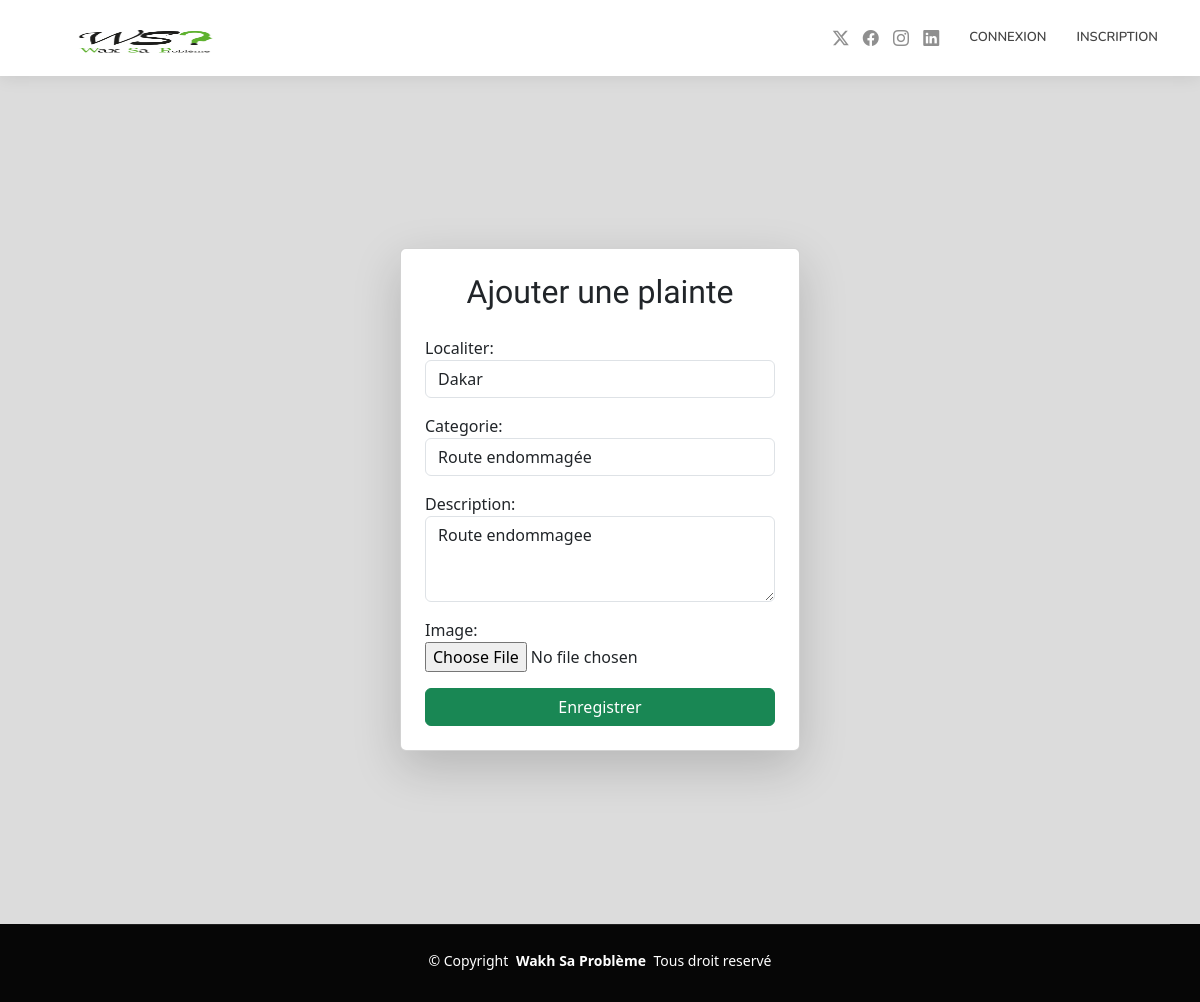
Screenshot of /modifier/1 with the database file from the repository.
### plainte/models.py (models this page shows, shortened)
class Plainte(models.Model):
    STATUT = [('En attente', 'En attente'),('En cours', 'En cours'),('Résolue', 'Résolue')]
    CATEGORIES = [('Route endommagée', 'Route endommagée'),('Coupure d\'eau', 'Coupure d\'eau'),('Problème d\'électricité', 'Problème d\'électricité'),('autre', 'Autre')]
    LOCALITER=[('Dakar','Dakar'),('Thies','Thies'),('Mbour','Mbour'),('Saint-louis','Saint-louis'),('Sedhiou','Sedhiou'),('Tambacounda','Tambacounda'),('Louga','Louga')]
    citoyen = models.ForeignKey(User, on_delete=models.CASCADE)
    categorie = models.CharField(max_length=50, choices=CATEGORIES, null=True)
    Localiter= models.CharField(max_length=40, choices=LOCALITER, null=False)
    image=models.ImageField(upload_to='media/', blank=True, null=True)
    description = models.TextField()
    statut = models.CharField(max_length=20, choices=STATUT, default='En attente')
    date_creation = models.DateTimeField(auto_now_add=True)

### plainte/views.py (the view)
# urls.py: path("modifier/<int:id>", Modifier, name='modifier'),
def Modifier (request, id):
    plainte= Plainte.objects.get(id=id)
    if request.method == 'POST':
        form = AjoutPlainte(request.POST,request.FILES, instance=plainte)
        if form.is_valid():
            plainte = form.save(commit=False)
            plainte.citoyen = request.user
            plainte.save()
            return redirect('index')
    else:
        form = AjoutPlainte(instance=plainte)
    return render(request, 'ajout_plainte.html', {'form': form, 'plainte':plainte})

### plainte/forms.py
class AjoutPlainte(forms.ModelForm):
    class Meta:
        model = Plainte
        fields = ['Localiter','categorie', 'description','image']
        widgets = {
             'Localiter': forms.Select(attrs={'class': 'form-control'}),
             'categorie': forms.Select(attrs={'class': 'form-control'}),
             'description': forms.Textarea(attrs={'class': 'form-control', 'rows': 3}),
             'image': forms.FileInput(
                attrs={
                    'class': 'form-control-file'
                }
            )
         }

### plainte/templates/ajout_plainte.html (shortened to what this page needs)
{% extends "base.html" %}
{% block content %}
<link href="https://cdn.jsdelivr.net/npm/bootstrap@5.3.3/dist/css/bootstrap.min.css" rel="stylesheet">
<div class="container d-flex justify-content-center align-items-center" style="height: 100vh;">
    <div class="card shadow-lg p-4" style="width: 400px;">
        <h2 class="text-center mb-4">Ajouter une plainte</h2>
        <form method="post" enctype="multipart/form-data">
            {{ form.as_p }}
            <button type="submit" class="btn btn-success w-100">Enregistrer</button>
        </form>
    </div>
</div>
{% endblock %}

### static/css/main.css (style rules this page uses)
:root { --default-font: "Roboto", system-ui, -apple-system, "Segoe UI", Roboto, "Helvetica Neue", Arial, "Noto Sans", "Liberation Sans", sans-serif, "Apple Color Emoji", "Segoe UI Emoji", "Segoe UI Symbol", "Noto Color Emoji"; --heading-font: "Raleway", sans-serif; --nav-font: "Nunito", sans-serif; }
:root { --background-color: #ffffff; --default-color: #444444; --heading-color: #111111; --accent-color: #1bbd36; --surface-color: #ffffff; --contrast-color: #ffffff; }
:root { --nav-color: #444444; --nav-hover-color: #1bbd36; --nav-mobile-background-color: #ffffff; --nav-dropdown-background-color: #ffffff; --nav-dropdown-color: #444444; --nav-dropdown-hover-color: #1bbd36; }
:root { scroll-behavior: smooth; }
body { color: var(--default-color); background-color: var(--background-color); font-family: var(--default-font); }
h1, h2, h3, h4, h5, h6 { color: var(--heading-color); font-family: var(--heading-font); }

### plainte/templates/ajout_plainte.html (style rules this page uses)
body { background-color:gainsboro ; }

### rows the page displays
Plainte: Localiter "Dakar", categorie "Route endommagée", description "Route endommagee"
